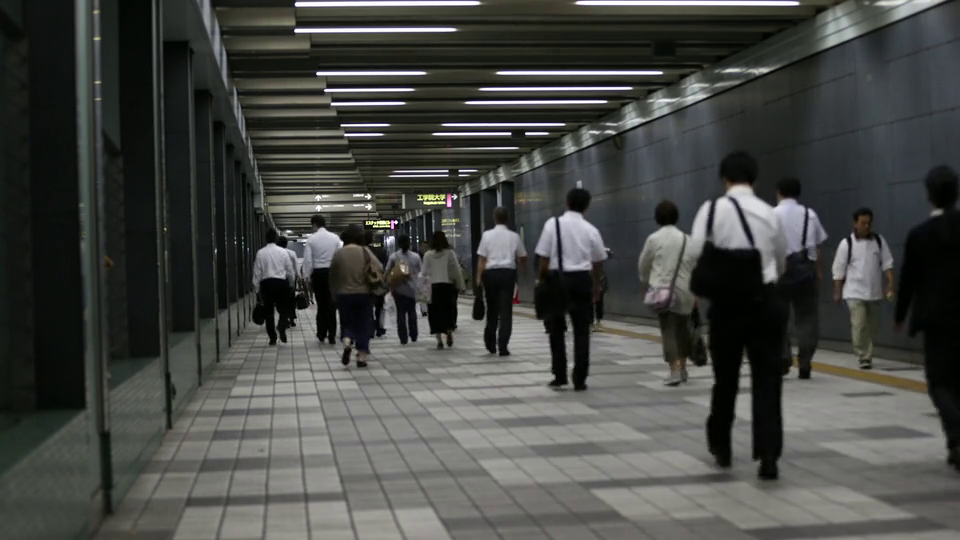
#> input picture frame 33 of Lab_6/video/people_flow.mp4, 960 x 540 px
$ python Object.py
#> lines starting #> are read from the running program, lines starting #| are printed output that depends on the picture; after the words box and inside, x2 and y2 are one past the last pixel; in counts of white or black regions, pixels touching at a corner belong together
import cv2
import numpy as np

cap = cv2.VideoCapture('video/people_flow.mp4')

while True:
    _, frame = cap.read()
#> frame is the input picture: shape (540, 960, 3); mean B, G, R 68.6, 71.5, 70.1

    frame = cv2.resize(frame, None,
                       fx=0.5, fy=0.5,
                       interpolation=cv2.INTER_AREA)
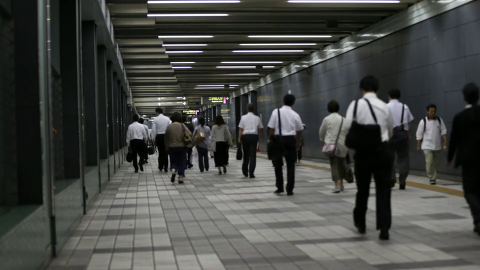
#> frame: shape (270, 480, 3); mean B, G, R 68.7, 71.7, 70.3

    grey = cv2.cvtColor(frame, cv2.COLOR_BGR2GRAY)
    blur = cv2.GaussianBlur(grey, (5, 5), 0)
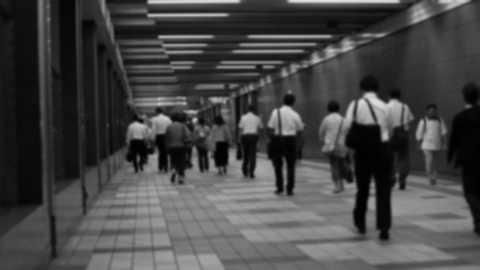
#> blur: shape (270, 480); min 1, max 225, mean 70.9
    dilated = cv2.dilate(blur, np.ones((3, 3)))
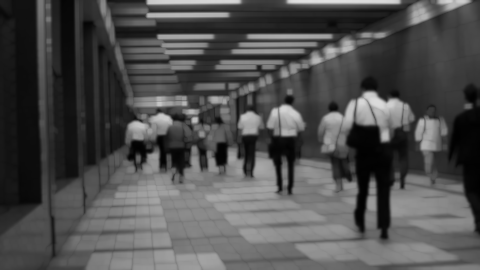
#> dilated: shape (270, 480); min 1, max 225, mean 79.3

    kernel = cv2.getStructuringElement(cv2.MORPH_ELLIPSE, (2, 2))
    closing = cv2.morphologyEx(dilated, cv2.MORPH_CLOSE, kernel)
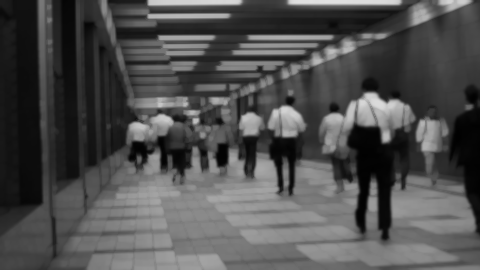
#> closing: shape (270, 480); min 1, max 225, mean 79.6

    run_cascade_src = 'haarcascade_fullbody.xml'
    run_cascade = cv2.CascadeClassifier(run_cascade_src)
    run = run_cascade.detectMultiScale(closing, 1.1, 2)
#> run = [[233, 128, 31, 62], [256, 98, 56, 113], [143, 95, 66, 133], [318, 57, 102, 205]]

    for (x, y, w, h) in run:
        cv2.rectangle(frame, (x, y), (x + w, y + h), (0, 255, 0), 3)
#> this loop made 4 passes
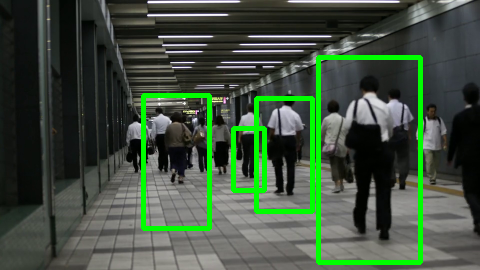
#> frame: shape (270, 480, 3); 5.85% of pixels changed, all inside (x1, y1, x2, y2) = (141, 55, 423, 265)

    # Display the output
    cv2.imshow('Car Detector', frame)

    c = cv2.waitKey(1)
#> (key Esc is pressed here)
    if c == 27:
        break

cap.release()

cv2.destroyAllWindows()

$ run again, starting later in the video
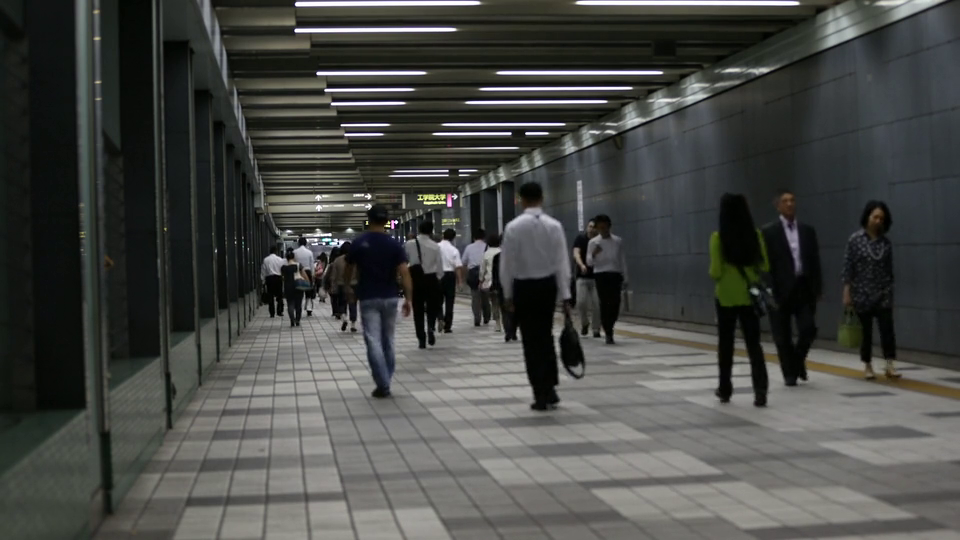
#> input picture frame 148 of Lab_6/video/people_flow.mp4, 960 x 540 px
#> frame is the input picture: shape (540, 960, 3); mean B, G, R 68.6, 71.5, 70.1
#> `closing = cv2.morphologyEx(dilated, cv2.MORPH_CLOSE, kernel)`:
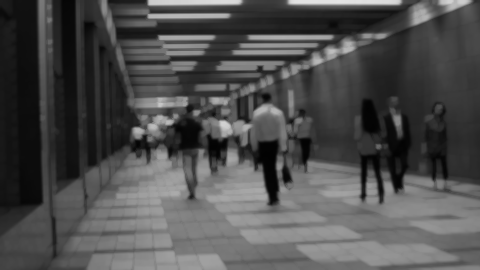
#> closing: shape (270, 480); min 2, max 228, mean 78.9
#> run = [[198, 122, 30, 60], [243, 109, 57, 115]]
#> the loop `for (x, y, w, h) in run:` made 2 passes
#> after the loop `for (x, y, w, h) in run:`:
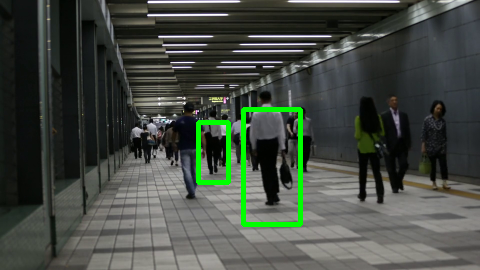
#> frame: shape (270, 480, 3); mean B, G, R 66.7, 74.8, 68.2

$ run again, starting later in the video
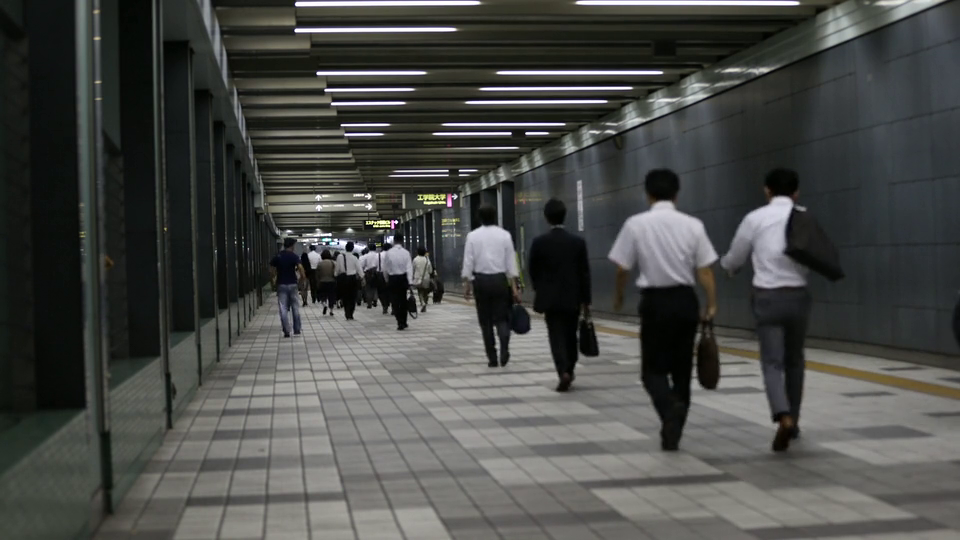
#> input picture frame 264 of Lab_6/video/people_flow.mp4, 960 x 540 px
#> frame is the input picture: shape (540, 960, 3); mean B, G, R 71.1, 73.9, 72.5
#> `closing = cv2.morphologyEx(dilated, cv2.MORPH_CLOSE, kernel)`:
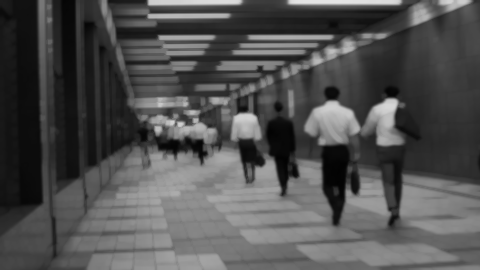
#> closing: shape (270, 480); min 2, max 228, mean 81.3
#> run = [[231, 127, 33, 67], [255, 93, 58, 116], [305, 127, 57, 115], [366, 134, 52, 104], [219, 86, 55, 111]]
#> the loop `for (x, y, w, h) in run:` made 5 passes
#> after the loop `for (x, y, w, h) in run:`:
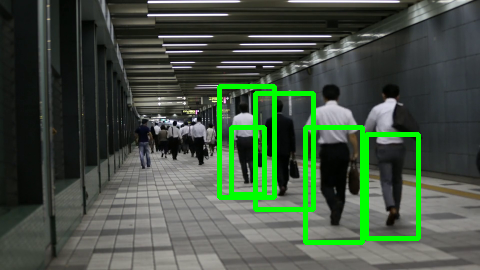
#> frame: shape (270, 480, 3); mean B, G, R 65.9, 82.9, 67.2
